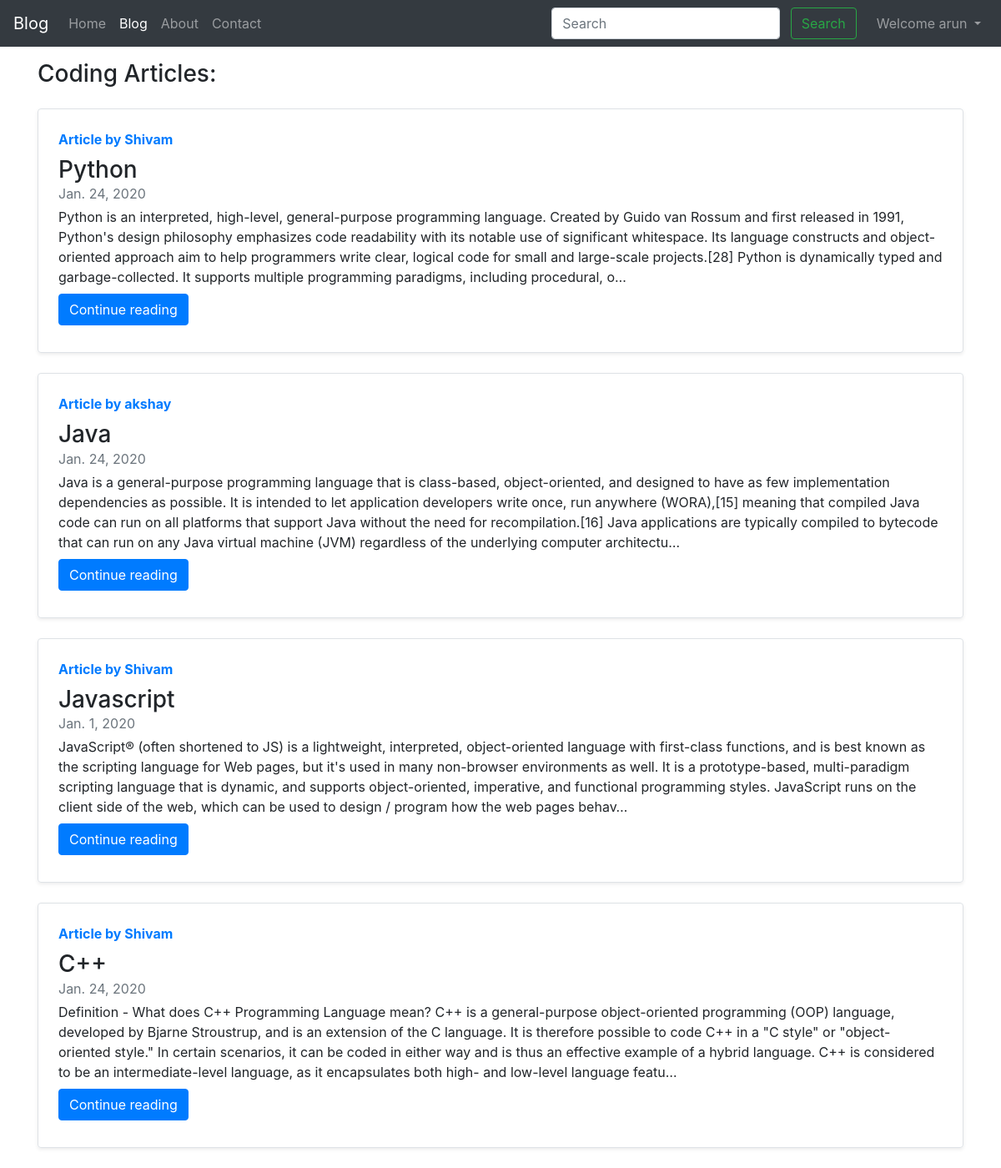
Page /blog/ (signed in) on the committed database.
### blog/models.py (models this page shows)
class Post(models.Model):
    sno=models.AutoField(primary_key=True)
    title=models.CharField(max_length=255,default='')
    author=models.CharField(max_length=255,default='')
    content=models.TextField(max_length=10000)
    slug=models.CharField(max_length=255,default='')
    timestamp =models.DateField(blank=True)
    def __str__(self):
        return self.title + "by" + self.author

### blog/views.py (the view)
# urls.py: path('', views.blogHome,name='bloghome'),
def blogHome(request):
    allPosts=Post.objects.all()
    print(allPosts)
    context={'allPosts':allPosts}
    return render(request,'blog/blogHome.html',context)

### templates/blog/blogHome.html (shortened to what this page needs)
{% extends 'base.html' %}
{% block blogactive %} active  {% endblock blogactive %}
{% block body %}
<div class="container my-3">
    <h3>Coding Articles:</h3>
    {% for post in allPosts %}
   <div class="row no-gutters border rounded overflow-hidden flex-md-row my-4 shadow-sm h-md-250 position-relative">
        <div class="col p-4 d-flex flex-column position-static">
          <strong class="d-inline-block mb-2 text-primary">Article by {{post.author}}</strong>
          <h3 class="mb-0">{{post.title}}</h3>
          <div class="mb-1 text-muted">{{post.timestamp}}</div>
          <p class="card-text mb-auto">{{post.content | truncatechars:500}}</p>
            <div class="my-2">
                <a href="/blog/{{post.slug}}" role="button" class="btn btn-primary">Continue reading</a>
            </div>
        </div>
      </div>
    {% endfor %}
</div>
{% endblock body %}

### templates/base.html (shortened to what this page needs)
<!doctype html>
<html lang="en">
  <head>
    <link rel="stylesheet" href="https://stackpath.bootstrapcdn.com/bootstrap/4.4.1/css/bootstrap.min.css">
  </head>
  <body>
   <nav class="navbar navbar-expand-lg navbar-dark bg-dark">
  <a class="navbar-brand" href="/">Blog</a>
  <div class="collapse navbar-collapse" id="navbarSupportedContent">
    <ul class="navbar-nav mr-auto">
      <li class="nav-item {% block homeactive %} {% endblock homeactive %}">
        <a class="nav-link" href="/">Home <span class="sr-only">(current)</span></a>
      </li>
        <li class="nav-item {% block blogactive %} {% endblock blogactive %}">
        <a class="nav-link" href="/blog">Blog</a>
      </li>
      <li class="nav-item {% block aboutactive %} {% endblock aboutactive %}">
        <a class="nav-link" href="/about">About</a>
      </li>
        <li class="nav-item {% block contactactive %} {% endblock contactactive %}">
        <a class="nav-link" href="/contact">Contact</a>
      </li>
    </ul>
      <div class="ml-auto form-inline ">
    <form method="get" action="/search" class=" my-2 my-lg-0 mx-3">
      <input class="form-control mr-sm-2" type="search" placeholder="Search" aria-label="Search"name="query" id="query">
      <button class="btn btn-outline-success my-2 my-sm-0" type="submit">Search</button>
    </form>
    {% if user.is_authenticated %}
      <ul class="navbar-nav ">
          <li class="nav-item dropdown">
        <a class="nav-link dropdown-toggle" href="#" id="navbarDropdown" role="button" data-toggle="dropdown" aria-haspopup="true" aria-expanded="false">
         Welcome {{request.user}}
        </a>
      </li>
      </ul>
      {% endif %}
  </div>
  </div>
</nav>
   {% block body %} {% endblock body %}
  </body>
</html>

### rows in the picture
Post: author "Shivam", title "Python", timestamp "Jan. 24, 2020", content "Python is an interpreted, high-level, general-purpose programming language. Created by Guido van Rossum and first released in 1991, Python's design philosophy emphasizes code readability with its notable use of significant whitespace. Its language constructs and object-oriented approach aim to help programmers write clear, logical code for small and large-scale projects.[28] Python is dynamically typed and garbage-collected. It supports multiple programming paradigms, including procedural, o…"
Post: author "akshay", title "Java", timestamp "Jan. 24, 2020", content "Java is a general-purpose programming language that is class-based, object-oriented, and designed to have as few implementation dependencies as possible. It is intended to let application developers write once, run anywhere (WORA),[15] meaning that compiled Java code can run on all platforms that support Java without the need for recompilation.[16] Java applications are typically compiled to bytecode that can run on any Java virtual machine (JVM) regardless of the underlying computer architectu…"
Post: author "Shivam", title "Javascript", timestamp "Jan. 1, 2020", content "JavaScript® (often shortened to JS) is a lightweight, interpreted, object-oriented language with first-class functions, and is best known as the scripting language for Web pages, but it's used in many non-browser environments as well. It is a prototype-based, multi-paradigm scripting language that is dynamic, and supports object-oriented, imperative, and functional programming styles. JavaScript runs on the client side of the web, which can be used to design / program how the web pages behav…"
Post: author "Shivam", title "C++", timestamp "Jan. 24, 2020", content "Definition - What does C++ Programming Language mean? C++ is a general-purpose object-oriented programming (OOP) language, developed by Bjarne Stroustrup, and is an extension of the C language. It is therefore possible to code C++ in a \"C style\" or \"object-oriented style.\" In certain scenarios, it can be coded in either way and is thus an effective example of a hybrid language. C++ is considered to be an intermediate-level language, as it encapsulates both high- and low-level language featu…"

### other values in the picture
{{ request.user }} "arun"
